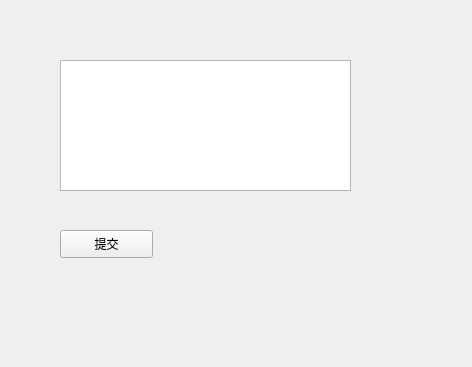
<?xml version="1.0" encoding="UTF-8"?>
<ui version="4.0">
 <class>Form4</class>
 <widget class="QWidget" name="Form4">
  <property name="geometry">
   <rect>
    <x>0</x>
    <y>0</y>
    <width>472</width>
    <height>367</height>
   </rect>
  </property>
  <property name="windowTitle">
   <string>Form</string>
  </property>
  <widget class="QTextEdit" name="textEdit_problem">
   <property name="geometry">
    <rect>
     <x>60</x>
     <y>60</y>
     <width>291</width>
     <height>131</height>
    </rect>
   </property>
  </widget>
  <widget class="QPushButton" name="pushButton_problemsubmit">
   <property name="geometry">
    <rect>
     <x>60</x>
     <y>230</y>
     <width>93</width>
     <height>28</height>
    </rect>
   </property>
   <property name="text">
    <string>提交</string>
   </property>
  </widget>
 </widget>
 <resources/>
 <connections/>
</ui>
